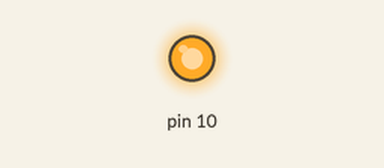
Recording of a sketch running on a simulated Arduino Uno, built with avr-gcc and run on an emulated ATmega328P. Shown: output pins drawn as LEDs (lit = HIGH). What the sketch prints to the serial monitor is not drawn.

Above: at 0.1 s.
Timing chart, 0 to 1.6 s (numbered marks = the images above):
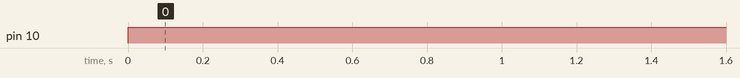

Measured:
- by itself, pin 10: LOW → HIGH at 0.00 s

The sketch:

SPI_Master.ino
```cpp
#include <SPI.h>

char str[ ] = "Hello Guys, I'm Arduino Family\n";

void setup(){
  Serial.begin(115200);
  SPI.begin();
  SPI.setClockDivider(SPI_CLOCK_DIV8);
  Serial.println("Hello I'm SPI Master Device");
}

void loop (void){
  digitalWrite(SS, LOW);
  // send test string
  for (int i = 0; i < sizeof(str); i++){
    SPI.transfer(str [i]);
  }
  digitalWrite(SS, HIGH); // disable Slave Select
  delay(2000);
}
```
